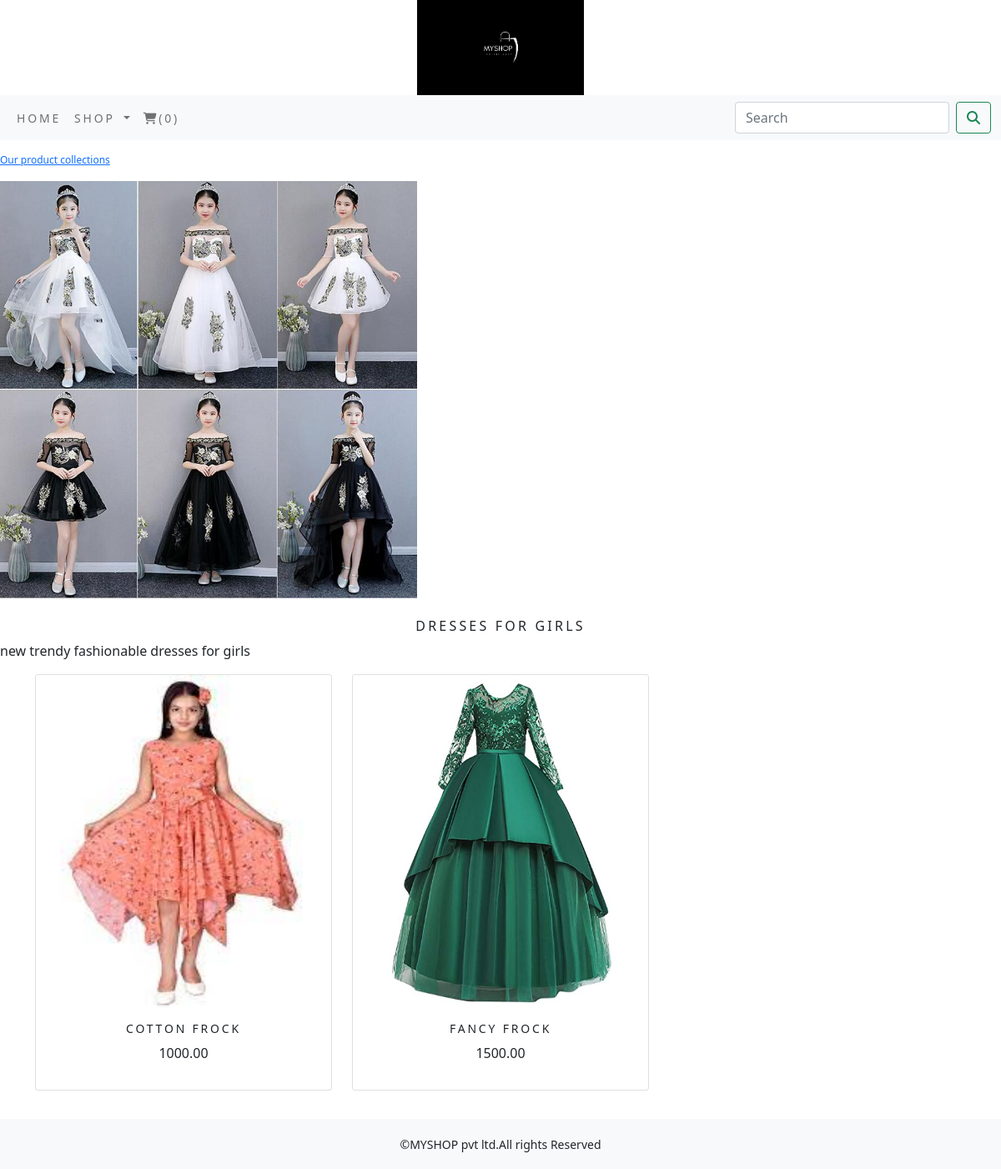
The app's page /shop/dresses-for-girls/ with its own data.
### shopapp/models.py (models this page shows, shortened)
class Category(models.Model):
    name = models.CharField(max_length=250, unique=True)
    slug = models.SlugField(max_length=250, unique=True)
    description = models.TextField(blank=True)
    image = models.ImageField(upload_to='category', blank=True)
    class Meta:
        ordering = ('name',)
        verbose_name = 'category'
        verbose_name_plural = 'categories'
    def get_url(self):
        return reverse('shopapp:product_by_category', args=[self.slug])

class Product(models.Model):
    name = models.CharField(max_length=250, unique=True)
    slug = models.SlugField(max_length=250, unique=True)
    description = models.TextField(blank=True)
    price = models.DecimalField(max_digits=10, decimal_places=2)
    category = models.ForeignKey(Category, on_delete=models.CASCADE)
    image = models.ImageField(upload_to='product', blank=True)
    stock = models.IntegerField()
    available = models.BooleanField(default=True)
    created = models.DateTimeField(auto_now_add=True)
    updated = models.DateTimeField(auto_now=True)
    def get_url(self):
        return reverse('shopapp:prodDetail', args=[self.category.slug, self.slug])
    class Meta:
        ordering = ('name',)
        verbose_name = 'product'
        verbose_name_plural = 'products'

### shopapp/views.py (the view)
# urls.py: path('', views.allProdCat, name='allProdCat'),
def allProdCat(request, c_slug=None):
    c_page = None
    products_list = None
    if c_slug != None:
        c_page = get_object_or_404(Category, slug=c_slug)
        products_list = Product.objects.all().filter(category=c_page, available=True)
    else:
        products_list = Product.objects.all().filter(available=True)
    paginator = Paginator(products_list, 6)
    try:
        page = int(request.GET.get('page', '1'))
    except:
        page = 1
    try:
        products = paginator.page(page)
    except (EmptyPage, InvalidPage):
        products = paginator.page(paginator.num_pages)
    return render(request, "category.html", {'category': c_page, 'products': products})

### cart/context_processors.py (called while the page is built)
def counter(request):
    item_count=0
    if 'admin' in request.path:
        return {}
    else:
        try:
            cart=Cart.objects.all().filter(cart_id=_cart_id(request))
            cart_items=CartItem.objects.all().filter(cart=cart[:1])
            for cart_item in cart_items:
                item_count += cart_item.quantity
        except Cart.DoesNotExist:
            item_count =0
    return dict(item_count=item_count)

### cart/views.py (called while the page is built)
def _cart_id(request):
    cart = request.session.session_key
    if not cart:
        cart = request.session.create()
    return cart

### shopapp/context_processors.py (called while the page is built)
def menu_links(request):
    links = Category.objects.all()
    return dict(links=links)

### template/category.html (shortened to what this page needs)
{% extends 'base.html' %}
{% load static %}
{% block content %}
{% if category %}
       <div class="row">
           <div class="row my_row_class">
               <div class="mx_auto">
               <p><a href="{% url 'shopapp:allProdCat' %}"> Our product collections </a> </p>
           </div>
               </div>
       </div>
     {% endif %}
<div class="mx_auto">
    {% if category %}
    <img class="my_image" src="{{category.image.url}}" alt="{{category.name}}" height="500px";width="500px">
</div>
   <br>
<div>
    <h1 class="text-center my_title">{{category.name}}</h1>
    <p class="text-justify">{{category.description}}</p>
</div>
   {% endif %}
<div class="container">
    <div class="row mx_auto">
    {% for product in products.object_list %}
        <div class="my_bottom_margin col-9 col-sm-12  col-md-4 col-lg-4">
            <div class="card text-center" style="min-width:18rem;">
               <a href="{{product.get_url}}"><img class="card-img-top my_image" src="{{product.image.url}}" alt="{{product.name}}" height="400px";width="400px"></a>
        <div class="card-body">
            <h4>{{product.name}}</h4>
            <p>{{product.price}}</p>
        </div>
     </div>
    </div>
    {% endfor %}
       </div>
    <br>
</div>
{% endblock %}

### template/base.html (shortened to what this page needs)
{% load static %}
<!DOCTYPE html>
<html lang="en">
<head>
    <link rel="stylesheet" href="{% static 'css/custom.css' %}">
    <link href="{% static 'css/bootstrap.min.css' %}" rel="stylesheet" >
{% include 'header.html' %}
{% include 'nav.html' %}
{% block content %}
{% endblock %}
{% include 'footer.html' %}
</body>
</html>

### template/header.html (shortened to what this page needs)
{% load static %}
<!DOCTYPE html>
<html lang="en">
<head>
</head>
<body>
<header>
<center>
    <img src="{% static 'img/logo.png' %}" alt="log image" width="200px";height="150px">
    </center>
</header>
</body>
</html>

### template/nav.html (shortened to what this page needs)
<nav class="navbar navbar-expand-lg navbar-light bg-light">
  <div class="container-fluid">
    <div class="collapse navbar-collapse" id="navbarSupportedContent">
      <ul class="navbar-nav me-auto mb-2 mb-lg-0">
        <li class="nav-item">
          <a class="nav-link" href="{% url 'shopapp:allProdCat' %}">Home</a>
        </li>
        <li class="nav-item dropdown {% if 'shop' in request.path %} active {% endif %}">
          <a class="nav-link dropdown-toggle" href="#" id="navbarDropdown" role="button" data-bs-toggle="dropdown" aria-expanded="false">
            Shop
          </a>
        </li>
        {% if item_count >= 0 %}
        <li class="nav-item">
          <a class="nav-link " href="{% url 'cart:cart_detail' %} "><i class="fa fa-shopping-cart" ></i>({{item_count}})</a>
        </li>
        {% endif %}
      </ul>
      <form class="d-flex" action="{% url 'searchapp:SearchResult' %}" method="get">
        <input class="form-control me-2" type="search" placeholder="Search" name="q" aria-label="Search">
        <button class="btn btn-outline-success" type="submit"><i class="fa fa-search"></i></button>
      </form>
    </div>
  </div>
</nav>

### template/footer.html
<div class="footer navbar-fixed-bottom my_footer">
    <p class="text-center">&copy;MYSHOP pvt ltd.All rights Reserved</p>
</div>

### static/css/custom.css (style rules this page uses)
body { font-family: 'Roboto', sans-serif; }
.nav-item { letter-spacing: .2em; font-size : 14px; text-transform :uppercase; }
.my_footer { background-color:#f8f9fa; height:60px; padding-bottom-margin:5px; }
.my_footer p { padding-top: 20px; font-size:14px; }
.my_row_class { padding-top:15px; padding-left:5px; }
.my_row_class .mx_auto { color:#000; font-size:12px; }
.my_image { width:100% height:auto; }
.my_title { font-size:16px; text-transform:uppercase; letter-spacing:.2em; }
.my_bottom_margin { margin-bottom:10px; }
.card-body h4 { font-size:14px; text-transform:uppercase; letter-spacing:.2em; }

### records on screen
Category: image (picture), name "DRESSES FOR GIRLS", description "new trendy fashionable dresses for girls"
Product: image (picture), name "COTTON FROCK", price "1000.00"
Product: image (picture), name "FANCY FROCK", price "1500.00"

### other values on screen
{{ item_count }} "0"
